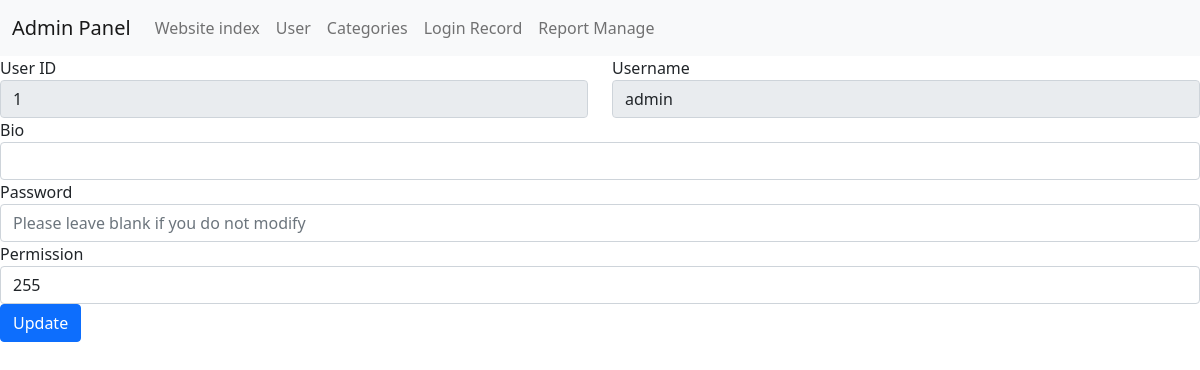
The page /admin/edituser.php?action=edit&id=1 (signed in) on the database as committed earlier.
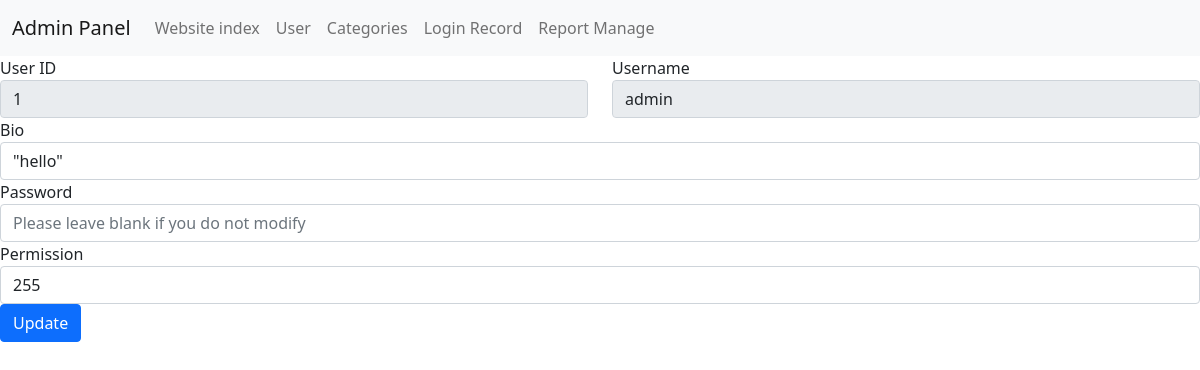
The same page on the database as committed later.
### tables this page shows
CREATE TABLE `user` (
  `userid` bigint(11) NOT NULL AUTO_INCREMENT,
  `username` varchar(32) NOT NULL,
  `password` varchar(64) NOT NULL,
  `bio` text,
  `permission` tinyint(3) unsigned NOT NULL DEFAULT '1',
  PRIMARY KEY (`userid`)
);

### admin/edituser.php (the view, shortened to what this page needs)
<?php
include("header.php");
switch ($_GET["action"]) {
    case "edit":
        $result = mysqli_query($conn, "SELECT * FROM user WHERE userid='{$_GET['id']}';");
        $result = mysqli_fetch_assoc($result);
        break;
}
?>
    <form action='' method='post'>
        <div class='row'>
            <div class='col'>
                <label>User ID</label><br>
                <input type='text' class='form-control' name='userid' value='<?php echo $result["userid"] ?>' readonly>
            </div>
            <div class='col'>
                <label>Username</label><br>
                <input type='text' class='form-control' name='username' value='<?php echo $result["username"] ?>'
                       readonly>
            </div>
        </div>
        <div class='form-group'>
            <label>Bio</label><br>
            <input type='text' class='form-control' name='bio' value='<?php echo $result["bio"] ?>'>
        </div>
        <div class='form-group'>
            <label>Password</label><br>
            <input type='text' class='form-control' name='password' value=''
                   placeholder='Please leave blank if you do not modify'>
        </div>
        <div class='form-group'>
            <label>Permission</label><br>
            <input type='text' class='form-control' name='permission' value='<?php echo $result["permission"] ?>'
                   required>
        </div>
        <input type='submit' name='submit' class='btn btn-primary btn-block' value='Update'>
    </form>

Rows that differ between the two databases and show on the page:
changed user "admin": bio (not shown) → "\"hello\""
